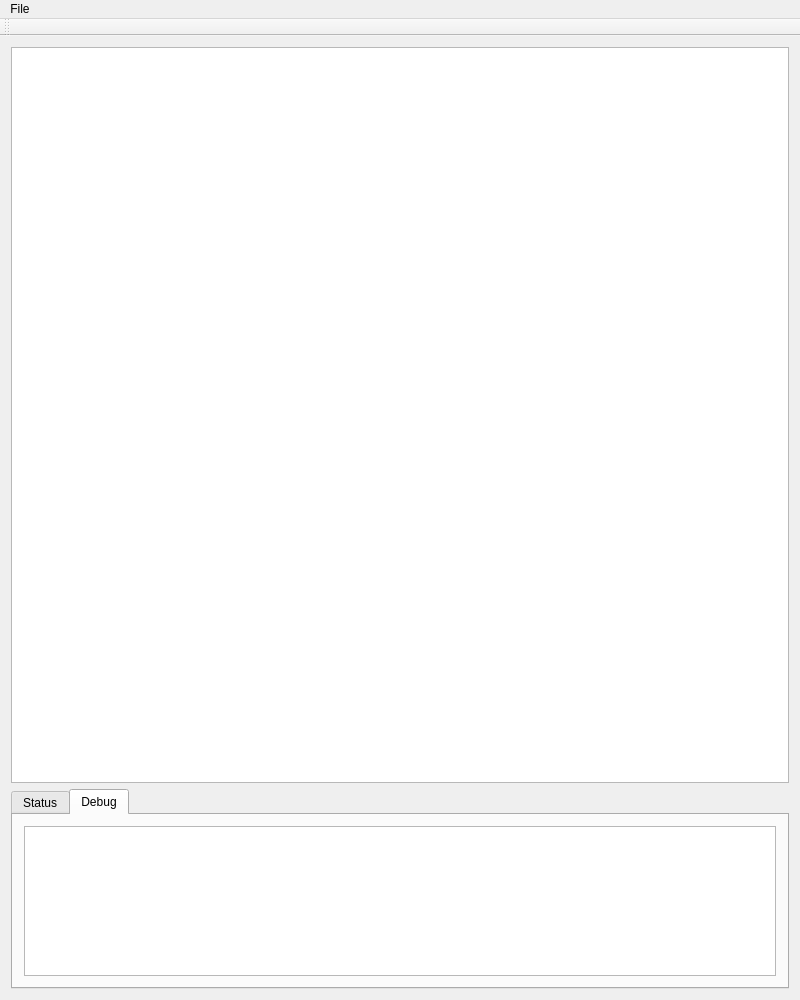
<?xml version="1.0" encoding="UTF-8"?>
<ui version="4.0">
 <class>microMouseServer</class>
 <widget class="QMainWindow" name="microMouseServer">
  <property name="geometry">
   <rect>
    <x>0</x>
    <y>0</y>
    <width>800</width>
    <height>1000</height>
   </rect>
  </property>
  <property name="windowTitle">
   <string>microMouseServer</string>
  </property>
  <widget class="QWidget" name="centralWidget">
   <layout class="QVBoxLayout" name="verticalLayout">
    <item>
     <widget class="QGraphicsView" name="graphics"/>
    </item>
    <item>
     <widget class="QTabWidget" name="tabWidget">
      <property name="maximumSize">
       <size>
        <width>16777215</width>
        <height>200</height>
       </size>
      </property>
      <property name="currentIndex">
       <number>1</number>
      </property>
      <widget class="QWidget" name="tb_status">
       <attribute name="title">
        <string>Status</string>
       </attribute>
       <layout class="QHBoxLayout" name="horizontalLayout_2">
        <item>
         <widget class="QTextBrowser" name="txt_status"/>
        </item>
       </layout>
      </widget>
      <widget class="QWidget" name="tb_debug">
       <attribute name="title">
        <string>Debug</string>
       </attribute>
       <layout class="QHBoxLayout" name="horizontalLayout">
        <item>
         <widget class="QTextBrowser" name="txt_debug"/>
        </item>
       </layout>
      </widget>
     </widget>
    </item>
   </layout>
  </widget>
  <widget class="QMenuBar" name="menuBar">
   <property name="geometry">
    <rect>
     <x>0</x>
     <y>0</y>
     <width>800</width>
     <height>21</height>
    </rect>
   </property>
   <widget class="QMenu" name="menuSystem">
    <property name="title">
     <string>File</string>
    </property>
    <addaction name="menu_startRun"/>
    <addaction name="separator"/>
    <addaction name="menu_loadMaze"/>
    <addaction name="menu_saveMaze"/>
    <addaction name="separator"/>
    <addaction name="menu_connect2Mouse"/>
    <addaction name="actionConnect_to_Remote_Mouse"/>
   </widget>
   <addaction name="menuSystem"/>
  </widget>
  <widget class="QToolBar" name="mainToolBar">
   <attribute name="toolBarArea">
    <enum>TopToolBarArea</enum>
   </attribute>
   <attribute name="toolBarBreak">
    <bool>false</bool>
   </attribute>
  </widget>
  <action name="actionSave_Maze">
   <property name="text">
    <string>Save Maze</string>
   </property>
  </action>
  <action name="menu_startRun">
   <property name="text">
    <string>Start Run</string>
   </property>
  </action>
  <action name="actionTest">
   <property name="text">
    <string>test</string>
   </property>
  </action>
  <action name="menu_loadMaze">
   <property name="text">
    <string>Load Maze</string>
   </property>
  </action>
  <action name="menu_saveMaze">
   <property name="text">
    <string>Save Maze</string>
   </property>
  </action>
  <action name="menu_connect2Mouse">
   <property name="text">
    <string>Connect to Local Mouse</string>
   </property>
  </action>
  <action name="actionConnect_to_Remote_Mouse">
   <property name="text">
    <string>Connect to Remote Mouse</string>
   </property>
   <property name="visible">
    <bool>false</bool>
   </property>
  </action>
 </widget>
 <layoutdefault spacing="6" margin="11"/>
 <resources/>
 <connections/>
</ui>
